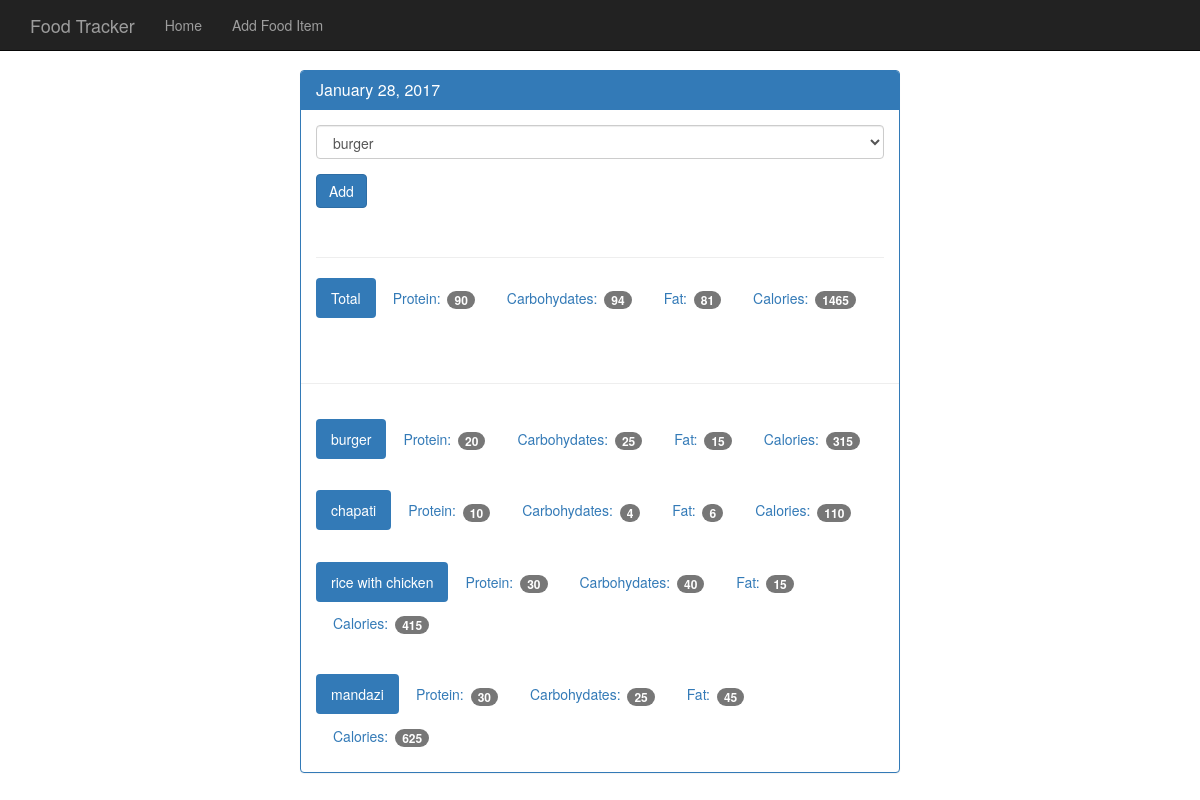
The app's page /view-day/20191215 with its own data.
### tables this page shows
CREATE TABLE food (
    id integer primary key autoincrement,
    name text not null,
    protein integer not null,
    carbohydrates integer not null,
    fat integer not null,
    calories integer not null
);

### app.py (the view, shortened to what this page needs)
@app.route('/view-day/<date>', methods=["GET", "POST"])
def view_day(date):
    db = get_db()
    query = '''
            SELECT id, name FROM food
            '''
    cur = db.execute(query)
    food_names = cur.fetchall()
    query = '''
            SELECT name, protein, carbohydrates, fat, calories
            FROM food
            JOIN food_date ON food.id = food_date.food_id
            JOIN log_date ON food_date.log_date_id = log_date.id
            WHERE entry_date = ?
            '''
    cur = db.execute(query, [date])
    all_food = cur.fetchall()
    total_calc = {}
    total_calc['fat'] = 0
    total_calc['carbs'] = 0
    total_calc['protein'] = 0
    total_calc['calories'] = 0
    for every_row in all_food:
        total_calc['fat'] += every_row['fat']
        total_calc['carbs'] += every_row['carbohydrates']
        total_calc['calories'] += every_row['calories']
        total_calc['protein'] += every_row['protein']
    return render_template('day.html', food_names=food_names, date=date, all_food=all_food, total_calc=total_calc)

### app.py (called while the page is built)
def connect_db():
    sql = sqlite3.connect('/home/jane/Desktop/flask_ultimate/food_log.db')
    sql.row_factory = sqlite3.Row
    return sql

def get_db():
    if not hasattr(g, 'sqlite_db'):
        g.sqlite_db = connect_db()
    return g.sqlite_db

@app.teardown_appcontext  #this is called whenever a view is closed. by doing this, if a view was using db, it closes with it
def close_database(error):
    if hasattr(g, 'sqlite_db'):
        g.sqlite_db.close()

### templates/day.html (shortened to what this page needs)
<!DOCTYPE html>
<html lang="en">
  <head>
    <link href="{{ url_for('static', filename='bootstrap.min.css') }}" rel="stylesheet">
    <link href="{{ url_for('static', filename='theme.css') }}" rel="stylesheet">
  </head>
  <body>
    <nav class="navbar navbar-inverse navbar-fixed-top">
      <div class="container">
        <div class="navbar-header">
          <a class="navbar-brand" href="#">Food Tracker</a>
        </div>
        <div id="navbar" class="navbar-collapse collapse">
          <ul class="nav navbar-nav">
            <li><a href="{{ url_for('index') }}">Home</a></li>
            <li><a href="{{ url_for('add_food') }}">Add Food Item</a></li>
          </ul>
        </div>
      </div>
    </nav>
    <div class="container theme-showcase col-sm-6 col-sm-offset-3" role="main">
      <div class="row">
        <div>
          <div class="panel panel-primary">
            <div class="panel-heading">
              <h3 class="panel-title">January 28, 2017</h3>
            </div>
            <div class="panel-body">
              <form method="POST" action="{{ url_for('view_day', date=date)}}">
                <div class="form-group">
                  <select class="form-control" name="food_name">
                    {% for food in food_names%}
                    <option value="{{ food.id }}">{{ food.name }}</option>
                    {% endfor %}
                  </select>
                </div>
                <button type="submit" class="btn btn-primary">Add</button>
              </form>
              <div class="page-header"></div>
              <ul class="nav nav-pills" role="tablist">
                <li class="active"><a>Total</a></li>
                <li><a>Protein: <span class="badge">{{ total_calc.protein }}</span></a></li>
                <li><a>Carbohydates: <span class="badge">{{ total_calc.carbs }}</span></a></li>
                <li><a>Fat: <span class="badge">{{ total_calc.fat }}</span></a></li>
                <li><a>Calories: <span class="badge">{{ total_calc.calories }}</span></a></li>
              </ul>
            </div>
            <div class="page-header"></div>
            {% for food in all_food %}
            <div class="panel-body">
              <ul class="nav nav-pills" role="tablist">
                <li class="active"><a>{{ food.name }}</a></li>
                <li><a>Protein: <span class="badge">{{ food.protein }}</span></a></li>
                <li><a>Carbohydates: <span class="badge">{{ food.carbohydrates }}</span></a></li>
                <li><a>Fat: <span class="badge">{{ food.fat }}</span></a></li>
                <li><a>Calories: <span class="badge">{{ food.calories }}</span></a></li>
              </ul>
            </div>
            {% endfor %}
          </div>
        </div>
      </div>
    </div>
  </body>
</html>

### static/theme.css (style rules this page uses)
body { padding-top: 70px; padding-bottom: 30px; }

### records on screen
food: name "burger", protein "20", carbohydrates "25", fat "15", calories "315"
food: name "chapati", protein "10", carbohydrates "4", fat "6", calories "110"
food: name "rice with chicken", protein "30", carbohydrates "40", fat "15", calories "415"
food: name "mandazi", protein "30", carbohydrates "25", fat "45", calories "625"

### other values on screen
{{ total_calc.protein }} "90"
{{ total_calc.carbs }} "94"
{{ total_calc.fat }} "81"
{{ total_calc.calories }} "1465"
form field food_name "burger"
